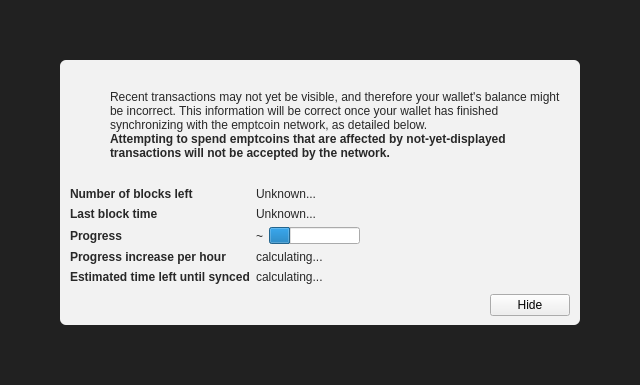
<?xml version="1.0" encoding="UTF-8"?>
<ui version="4.0">
 <class>ModalOverlay</class>
 <widget class="ModalOverlay" name="ModalOverlay">
  <property name="geometry">
   <rect>
    <x>0</x>
    <y>0</y>
    <width>640</width>
    <height>385</height>
   </rect>
  </property>
  <property name="windowTitle">
   <string>Form</string>
  </property>
  <layout class="QVBoxLayout" name="verticalLayout" stretch="0">
   <property name="sizeConstraint">
    <enum>QLayout::SetDefaultConstraint</enum>
   </property>
   <property name="leftMargin">
    <number>0</number>
   </property>
   <property name="topMargin">
    <number>0</number>
   </property>
   <property name="rightMargin">
    <number>0</number>
   </property>
   <property name="bottomMargin">
    <number>0</number>
   </property>
   <item>
    <widget class="QWidget" name="bgWidget" native="true">
     <property name="styleSheet">
      <string notr="true">#bgWidget { background: rgba(0,0,0,220); }</string>
     </property>
     <layout class="QVBoxLayout" name="verticalLayoutMain" stretch="1">
      <property name="leftMargin">
       <number>60</number>
      </property>
      <property name="topMargin">
       <number>60</number>
      </property>
      <property name="rightMargin">
       <number>60</number>
      </property>
      <property name="bottomMargin">
       <number>60</number>
      </property>
      <item>
       <widget class="QWidget" name="contentWidget" native="true">
        <property name="styleSheet">
         <string notr="true">#contentWidget { background: rgba(255,255,255,240); border-radius: 6px; }

QLabel { color: rgb(40,40,40);  }</string>
        </property>
        <layout class="QVBoxLayout" name="verticalLayoutSub" stretch="1,0,0,0">
         <property name="spacing">
          <number>0</number>
         </property>
         <property name="leftMargin">
          <number>10</number>
         </property>
         <property name="topMargin">
          <number>10</number>
         </property>
         <property name="rightMargin">
          <number>10</number>
         </property>
         <property name="bottomMargin">
          <number>10</number>
         </property>
         <item>
          <layout class="QHBoxLayout" name="horizontalLayoutIconText" stretch="0,1">
           <property name="topMargin">
            <number>20</number>
           </property>
           <item>
            <layout class="QVBoxLayout" name="verticalLayoutIcon">
             <property name="leftMargin">
              <number>0</number>
             </property>
             <item>
              <widget class="QPushButton" name="warningIcon">
               <property name="enabled">
                <bool>false</bool>
               </property>
               <property name="text">
                <string/>
               </property>
               <property name="icon">
                <iconset>
                 <normaloff>:/icons/warning</normaloff>
                 <disabledoff>:/icons/warning</disabledoff>:/icons/warning</iconset>
               </property>
               <property name="iconSize">
                <size>
                 <width>48</width>
                 <height>48</height>
                </size>
               </property>
               <property name="flat">
                <bool>true</bool>
               </property>
              </widget>
             </item>
             <item>
              <spacer name="verticalSpacerWarningIcon">
               <property name="orientation">
                <enum>Qt::Vertical</enum>
               </property>
               <property name="sizeHint" stdset="0">
                <size>
                 <width>20</width>
                 <height>40</height>
                </size>
               </property>
              </spacer>
             </item>
            </layout>
           </item>
           <item>
            <layout class="QVBoxLayout" name="verticalLayoutInfoText">
             <property name="leftMargin">
              <number>0</number>
             </property>
             <property name="topMargin">
              <number>0</number>
             </property>
             <item>
              <widget class="QLabel" name="infoText">
               <property name="text">
                <string>Recent transactions may not yet be visible, and therefore your wallet's balance might be incorrect. This information will be correct once your wallet has finished synchronizing with the emptcoin network, as detailed below.</string>
               </property>
               <property name="textFormat">
                <enum>Qt::RichText</enum>
               </property>
               <property name="wordWrap">
                <bool>true</bool>
               </property>
              </widget>
             </item>
             <item>
              <widget class="QLabel" name="infoTextStrong">
               <property name="font">
                <font>
                 <weight>75</weight>
                 <bold>true</bold>
                </font>
               </property>
               <property name="text">
                <string>Attempting to spend emptcoins that are affected by not-yet-displayed transactions will not be accepted by the network.</string>
               </property>
               <property name="textFormat">
                <enum>Qt::RichText</enum>
               </property>
               <property name="wordWrap">
                <bool>true</bool>
               </property>
              </widget>
             </item>
             <item>
              <spacer name="verticalSpacerInTextSpace">
               <property name="orientation">
                <enum>Qt::Vertical</enum>
               </property>
               <property name="sizeHint" stdset="0">
                <size>
                 <width>20</width>
                 <height>40</height>
                </size>
               </property>
              </spacer>
             </item>
            </layout>
           </item>
          </layout>
         </item>
         <item>
          <spacer name="verticalSpacerAfterText">
           <property name="orientation">
            <enum>Qt::Vertical</enum>
           </property>
           <property name="sizeHint" stdset="0">
            <size>
             <width>20</width>
             <height>40</height>
            </size>
           </property>
          </spacer>
         </item>
         <item>
          <layout class="QFormLayout" name="formLayout">
           <property name="fieldGrowthPolicy">
            <enum>QFormLayout::FieldsStayAtSizeHint</enum>
           </property>
           <property name="horizontalSpacing">
            <number>6</number>
           </property>
           <property name="verticalSpacing">
            <number>6</number>
           </property>
           <property name="topMargin">
            <number>10</number>
           </property>
           <item row="0" column="0">
            <widget class="QLabel" name="labelNumberOfBlocksLeft">
             <property name="font">
              <font>
               <weight>75</weight>
               <bold>true</bold>
              </font>
             </property>
             <property name="text">
              <string>Number of blocks left</string>
             </property>
            </widget>
           </item>
           <item row="0" column="1">
            <widget class="QLabel" name="numberOfBlocksLeft">
             <property name="text">
              <string>Unknown...</string>
             </property>
            </widget>
           </item>
           <item row="1" column="0">
            <widget class="QLabel" name="labelLastBlockTime">
             <property name="font">
              <font>
               <weight>75</weight>
               <bold>true</bold>
              </font>
             </property>
             <property name="text">
              <string>Last block time</string>
             </property>
            </widget>
           </item>
           <item row="1" column="1">
            <widget class="QLabel" name="newestBlockDate">
             <property name="sizePolicy">
              <sizepolicy hsizetype="Maximum" vsizetype="Preferred">
               <horstretch>0</horstretch>
               <verstretch>0</verstretch>
              </sizepolicy>
             </property>
             <property name="text">
              <string>Unknown...</string>
             </property>
            </widget>
           </item>
           <item row="2" column="0">
            <widget class="QLabel" name="labelSyncDone">
             <property name="font">
              <font>
               <weight>75</weight>
               <bold>true</bold>
              </font>
             </property>
             <property name="text">
              <string>Progress</string>
             </property>
            </widget>
           </item>
           <item row="2" column="1">
            <layout class="QHBoxLayout" name="horizontalLayoutSync" stretch="0,1">
             <item>
              <widget class="QLabel" name="percentageProgress">
               <property name="text">
                <string notr="true">~</string>
               </property>
              </widget>
             </item>
             <item>
              <widget class="QProgressBar" name="progressBar">
               <property name="value">
                <number>24</number>
               </property>
               <property name="format">
                <string/>
               </property>
              </widget>
             </item>
            </layout>
           </item>
           <item row="4" column="0">
            <widget class="QLabel" name="labelProgressIncrease">
             <property name="font">
              <font>
               <weight>75</weight>
               <bold>true</bold>
              </font>
             </property>
             <property name="text">
              <string>Progress increase per hour</string>
             </property>
            </widget>
           </item>
           <item row="4" column="1">
            <widget class="QLabel" name="progressIncreasePerH">
             <property name="text">
              <string>calculating...</string>
             </property>
            </widget>
           </item>
           <item row="5" column="0">
            <widget class="QLabel" name="labelEstimatedTimeLeft">
             <property name="font">
              <font>
               <weight>75</weight>
               <bold>true</bold>
              </font>
             </property>
             <property name="text">
              <string>Estimated time left until synced</string>
             </property>
            </widget>
           </item>
           <item row="5" column="1">
            <widget class="QLabel" name="expectedTimeLeft">
             <property name="text">
              <string>calculating...</string>
             </property>
            </widget>
           </item>
          </layout>
         </item>
         <item>
          <layout class="QHBoxLayout" name="horizontalLayoutButtons">
           <property name="leftMargin">
            <number>10</number>
           </property>
           <property name="topMargin">
            <number>10</number>
           </property>
           <item>
            <spacer name="horizontalSpacer">
             <property name="orientation">
              <enum>Qt::Horizontal</enum>
             </property>
             <property name="sizeHint" stdset="0">
              <size>
               <width>40</width>
               <height>20</height>
              </size>
             </property>
            </spacer>
           </item>
           <item>
            <widget class="QPushButton" name="closeButton">
             <property name="text">
              <string>Hide</string>
             </property>
            </widget>
           </item>
          </layout>
         </item>
        </layout>
       </widget>
      </item>
     </layout>
    </widget>
   </item>
  </layout>
 </widget>
 <customwidgets>
  <customwidget>
   <class>ModalOverlay</class>
   <extends>QWidget</extends>
   <header>modaloverlay.h</header>
   <container>1</container>
  </customwidget>
 </customwidgets>
 <resources/>
 <connections/>
</ui>
